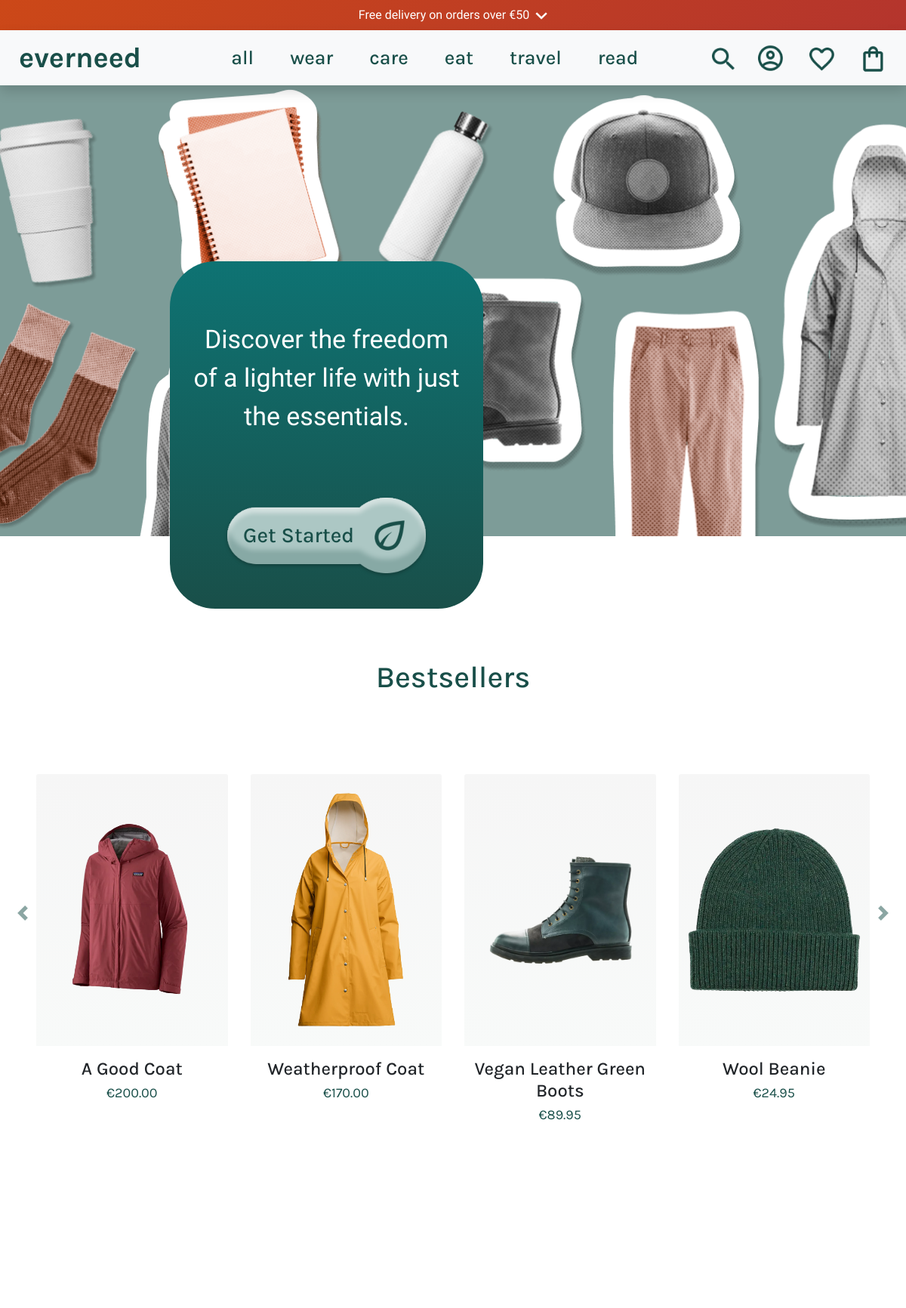
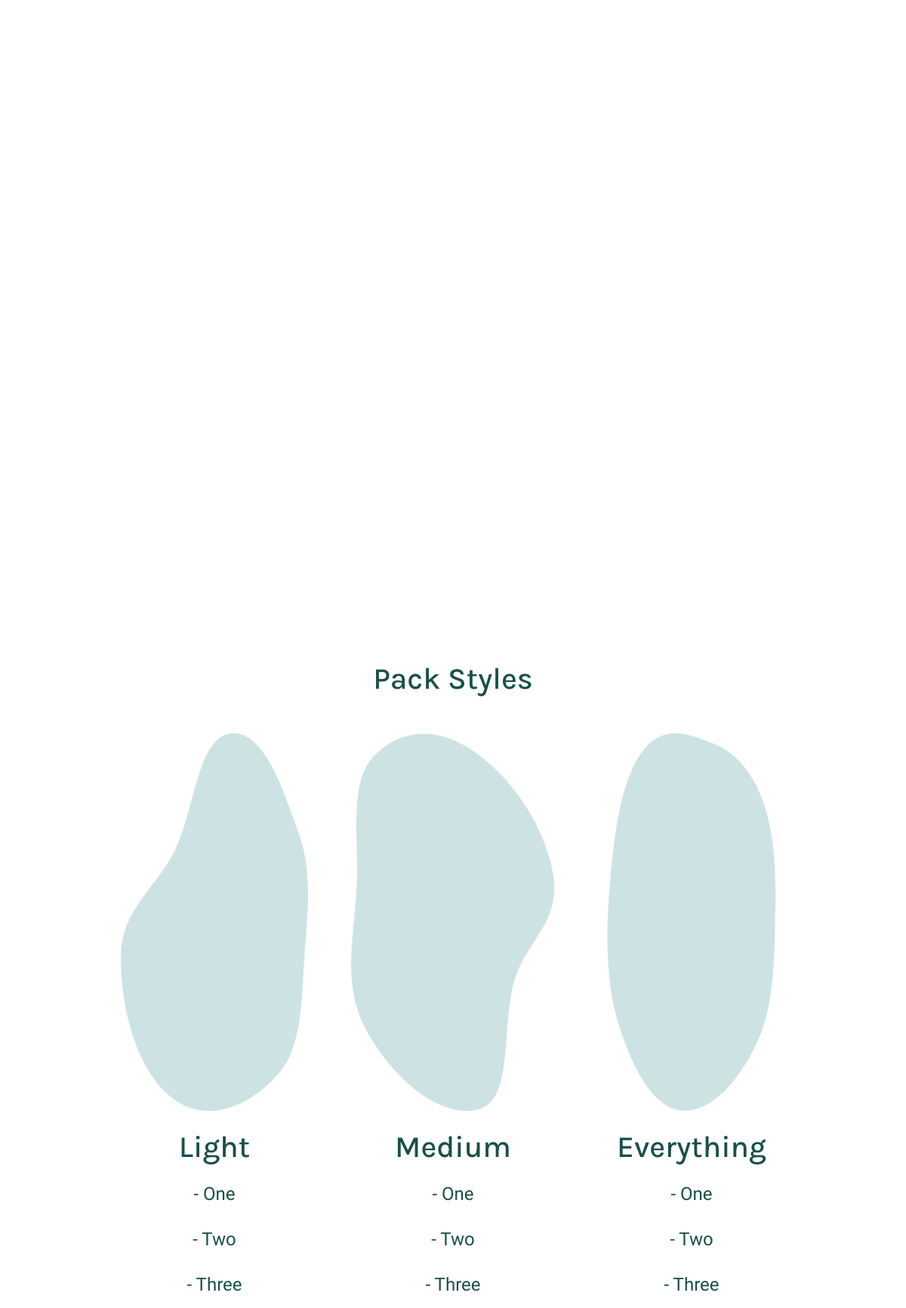
The page / (upper part) on the database its author committed (2 pictures, top to bottom).
### products/models.py (models this page shows, shortened)
class Product(models.Model):
    category = models.ForeignKey(
        'Category', null=True, blank=True, on_delete=models.SET_NULL)
    sku = models.CharField(
        max_length=254, null=True, blank=True)
    name = models.CharField(max_length=254)
    description = models.TextField(max_length=1024, default='')
    price = models.DecimalField(max_digits=6, decimal_places=2)
    sale_price = models.DecimalField(
        max_digits=6, decimal_places=2, null=True, blank=True)
    discount = models.DecimalField(
        max_digits=6, decimal_places=2, null=True, blank=True)
    has_sizes = models.BooleanField(default=False, null=True, blank=True)
    ml_sizes = models.BooleanField(default=False, null=True, blank=True)
    is_shoe = models.BooleanField(default=False, null=True, blank=True)
    carbon_fp = models.DecimalField(
        max_digits=6, decimal_places=2, blank=True, null=True)
    carbon_saved = models.DecimalField(
        max_digits=6, decimal_places=2, blank=True, null=True)
    rating = models.DecimalField(max_digits=6, decimal_places=2, null=True,
                                 blank=True)
    image_url = models.URLField(
        max_length=1024, null=True, blank=True)
    image = models.ImageField(null=True, blank=True)
    feature_product = models.BooleanField(default=False, blank=True)
    is_sale = models.BooleanField(default=False)

### home/views.py (the view)
# urls.py: path('', views.index, name='home'),
def index(request):
    feature_products = Product.objects.filter(feature_product=True)
    context = {
        'feature_products': feature_products,
    }
    return render(request, 'home/index.html', context)

### bag/contexts.py (called while the page is built, shortened)
def bag_contents(request):
    bag_items = []
    total = 0
    product_count = 0
    bag = request.session.get('bag', {})
    if total < settings.FREE_DELIVERY_THRESHOLD:
        delivery = total * Decimal(settings.STANDARD_DELIVERY_PERCENTAGE / 100)
        free_delivery_delta = settings.FREE_DELIVERY_THRESHOLD - total
    else:
        delivery = 0
        free_delivery_delta = 0
    grand_total = delivery + total
    total_item_count = sum(item.get('quantity', 0) for item in bag_items)
    context = {
        'bag_items': bag_items,
        'total': total,
        'total_item_count': total_item_count,
        'product_count': product_count,
        'delivery': delivery,
        'free_delivery_delta': free_delivery_delta,
        'free_delivery_threshold': settings.FREE_DELIVERY_THRESHOLD,
        'grand_total': grand_total,
    }
    return context

### home/templates/home/index.html (shortened to what this page needs)
{% extends 'base.html' %}
{% load static %}
{% block content %}
<div id="hero-image">
    <div class="container-fluid hero-banner w-100 mb-5">
        <img src="{% static 'images/dt_hero.png' %}" alt="main image of the items available in the store" class="hero-image p-0">
        <div class="text-left hero-text-panel">
            <p class="text-white text-center mt-5 hero-text">Discover the freedom of a lighter life with just the essentials.</p>
            <a href="{% url 'products' %}">
            <img src="{% static 'images/hero_button.png' %}" class="hero-button" alt="vector shape for hero button, pill shape with circle end">
            <p class="hero-btn-txt">Get Started</p>
            <img src="{% static 'icons/eco_leaf.png' %}" class="hero-btn-icon" alt="leaf icon for hero button, brings you to 'All Products' page">
            </a>
        </div>
    </div>
</div>
<section id="bestsellers">
    <div class="container-fluid text-center mb-5 best-sec">
      <h2 class="heading-text pt-5 best-heading">Bestsellers</h2>
    </div>
    <div id="productCarousel" class="carousel slide" data-ride="carousel">
        <div class="carousel-inner p-5">
            {% for product in feature_products %}
            {% if forloop.first or forloop.counter0|divisibleby:4 %}
            <div class="carousel-item {% if forloop.first %}active{% endif %}">
                <div class="row">
                    {% endif %}
                    <div class="col-md-3 my-2 text-center">
                        {% if product.image %}
                        <a href="{% url 'product_detail' product.id %}">
                            <img class="card-img-top img-fluid product-image" src="{{ product.image.url }}" alt="{{ product.name }}">
                        </a>
                        {% else %}
                        <a href="{% url 'product_detail' product.id %}">
                            <img class="card-img-top img-fluid product-image" src="{{ MEDIA_URL }}noimage.png" alt="{{ product.name }}">
                        </a>
                        {% endif %}
                        <h4 class="mt-3 mb-1">{{ product.name }}</h4>
                        <p class="m-1 feature_price">€{{ product.price }}</p>
                    </div>
                    {% if forloop.counter|divisibleby:4 or forloop.last %}
                </div>
            </div>
            {% endif %}
            {% endfor %}
        </div>
        <a class="carousel-control-prev" href="#productCarousel" role="button" data-slide="prev">
            <span class="carousel-control-prev-icon" aria-hidden="true"></span>
        </a>
        <a class="carousel-control-next" href="#productCarousel" role="button" data-slide="next">
            <span class="carousel-control-next-icon" aria-hidden="true"></span>
        </a>
    </div>
</section>
<section id="our_mission">
</section>
<section id="pack_styles">
    <div class="container-fluid text-center mb-5 pack-sec">
        <h2 class="heading-text my-5">Pack Styles</h2>
            <div class="row justify-content-center mt-2">
            <div class="col-md-3 col-sm-4 mx-2 mb-4">
                <img src="{% static 'images/light_vec.png' %}" class="img-fluid light-pack" alt="vector shape for illustration">
                <h3 class="text-center heading-text mt-4">Light</h3>
                <ul class="text-center list-group mt-2 mb-3">
                    <li class="list-group-item">- One</li>
                    <li class="list-group-item">- Two</li>
                    <li class="list-group-item">- Three</li>
                </ul>
            </div>
            <div class="col-md-3 col-sm-4 mx-2 mb-4">
                <img src="{% static 'images/medium_vec.png' %}" class="img-fluid medium-pack" alt="vector shape for illustration">
                <h3 class="text-center heading-text mt-4">Medium</h3>
                <ul class="text-center list-group mt-2 mb-3">
                    <li class="list-group-item">- One</li>
                    <li class="list-group-item">- Two</li>
                    <li class="list-group-item">- Three</li>
                </ul>
            </div>
            <div class="col-md-3 col-sm-4 mx-2 mb-4">
                <img src="{% static 'images/everything_vec.png' %}" class="img-fluid everything-pack" alt="vectore shape for illustration">
                <h3 class="text-center heading-text mt-4">Everything</h3>
                <ul class="text-center list-group mt-2 mb-3">
                    <li class="list-group-item">- One</li>
                    <li class="list-group-item">- Two</li>
                    <li class="list-group-item">- Three</li>
                </ul>
            </div>
            </div>
    </div>
</section>
{% endblock %}

### templates/base.html (shortened to what this page needs)
{% load static %}
<!doctype html>
<html lang="en">
<head>
    {% block corecss %}
    <link rel="stylesheet" href="https://cdn.jsdelivr.net/npm/bootstrap@4.6.2/dist/css/bootstrap.min.css"
>
    <link rel="stylesheet" href="{% static 'css/base.css' %}">
    {% endblock %}
</head>
<body>
    {% include 'includes/header.html' %}
    <main>
    {% block content %}
    {% endblock %}
    </main>
</body>
</html>

### templates/includes/header.html (shortened to what this page needs)
{% load static %}
<header class="container-fluid fixed-top p-0">
    {% include 'includes/delivery_banner.html' %}
    <nav class="navbar navbar-expand-lg navbar-light bg-light shadow">
        <div class="row">
            <div class="logo ml-lg-2 ml-xl-2">
                <a href="{% url 'home' %}" class="nav-link navbar-logo ml-3">
                everneed
                </a>
            </div>
        </div>
        <div class="collapse navbar-collapse" id="navbarTogglerDemo02">
            <ul class="navbar-nav w-auto mx-auto w-75">
                <li class="nav-item dropdown {% if request.resolver_match.url_name == 'products' and not request.GET.category %}active-nav-item{% endif %}">
                    <a class="nav-links mx-lg-4 mx-md-2 pb-2" href="{% url 'products' %}" id="all-products-link" data-toggle="dropdown"
                        aria-haspopup="true" aria-expanded="false">
                        all
                    </a>
                </li>
                <li class="nav-item dropdown {% if request.GET.category == 'wear' %}active-nav-item{% endif %}">
                    <a class="nav-links mx-lg-4 mx-md-2" href="{% url 'products' %}?category=wear" data-toggle="dropdown" aria-haspopup="true"
                        aria-expanded="false">
                        wear
                    </a>
                </li>
                <li class="nav-item dropdown {% if request.GET.category == 'care' %}active-nav-item{% endif %}">
                    <a class="nav-links mx-lg-4 mx-md-2" href="{% url 'products' %}?category=care" data-toggle="dropdown" aria-haspopup="true"
                        aria-expanded="false">
                        care
                    </a>
                </li>
                <li class="nav-item dropdown {% if request.GET.category == 'eat' %}active-nav-item{% endif %}">
                    <a class="nav-links mx-lg-4 mx-md-2" href="{% url 'products' %}?category=eat" data-toggle="dropdown" aria-haspopup="true"
                        aria-expanded="false">
                        eat
                    </a>
                </li>
                <li class="nav-item dropdown {% if request.GET.category == 'travel' %}active-nav-item{% endif %}">
                    <a class="nav-links mx-lg-4 mx-md-2" href="{% url 'products' %}?category=travel" data-toggle="dropdown" aria-haspopup="true"
                        aria-expanded="false">
                        travel
                    </a>
                </li>
                <li class="nav-item dropdown {% if request.resolver_match.url_name == 'article' %}active-nav-item{% endif %}">
                    <a class="nav-links mx-lg-4 mx-md-2" href="{% url 'article' %}" title="articles">
                        read
                    </a>
                </li>
            </ul>
            <ul class="nav-menu list-inline list-unstyled text-center text-lg-right my-0">
                <li class="list-inline-item">
                    <a class="nav-link" href="#" data-toggle="modal" data-target="#searchModal" title="Search">
                            <div class="text-center mx-2">
                                <img src="{% static 'icons/search.png' %}" class="nav-search" alt="search">
                            </div>
                    </a>
                </li>
                <li class="list-inline-item dropdown">
                    <a class="nav-link nav-links" href="{% url 'profile' %}" id="user-options" data-toggle="dropdown" aria-haspopup="true"
                        aria-expanded="false" title="Profile">
                        <div class="text-center mx-2">
                            <img src="{% if request.user.is_authenticated %}{% static 'icons/logged_in.png' %}{% else %}{% static 'icons/account_circle.png' %}{% endif %}" class="nav-image nav-profile" alt="profile">
                        </div>
                    </a>
                </li>
                <li class="list-inline-item">
                    <a class="" href="{% url 'wishlist' %}" title="Wishlist">
                        <div class="text-center mx-2">
                            <img src="{% static 'icons/wishlist.png' %}" class="nav-image" alt="wishlist">
                        </div>
                    </a>
                </li>
                <li class="list-inline-item">
                    <a class="" href="{% url 'bag' %}" title="Bag">
                        <div class="text-center mx-2 d-none d-sm-block d-md-none d-lg-block d-xl-block">
                            {% if total_item_count == 0 %}
                            <img src="{% static 'icons/bag.png' %}" class="nav-image" alt="shopping bag">
                            {% else %}
                            <img src="{% static 'icons/bag_number_item.png' %}" class="nav-image" alt="shopping bag">
                            <span class="bag-quantity">{{ total_item_count }}</span>
                            {% endif %}
                        </div>
                    </a>
                </li>
            </ul>
        </div>
    </nav>
</header>

### templates/includes/delivery_banner.html
{% load static %}
<div class="text-center w-100 p-2 text-white delivery_dropdown">
    <span class="delivery_ban">Free delivery on orders over €{{ free_delivery_threshold }}&nbsp;&nbsp;<img src="{% static 'icons/dropdown_white.png' %}" class="dropdown_white_arrow" alt="dropdown arrow for delivery information overlay"></span>
</div>

### templates/includes/footer.html (shortened to what this page needs)
{% load static %}

### static/css/base.css (style rules this page uses)
:root { --title: 'Karla', sans-serif; --main-font: 'Inconsolata', monospace; --forest: #194f49; --yellow: #ffc824; --bluegreen: #0e7373; --purple: #8E164E; --gold: #CC4818; --white: #fff; --black: #0d0d0d; }
html { scroll-behavior: smooth; }
body { display: flex; flex-direction: column; overflow: auto; font-family: var(--title); }
h1, h2, h3, h4, h5, h6, header { font-family: var(--title); }
a, a span { color: var(--forest); text-decoration: none !important; }
strong, p, .icon-green { color: var(--forest); }
ul li { list-style-type: none; }
main { flex: 1 0 auto; background-color: var(--white); margin-top: 110px; overflow: hidden; }
header { height: 110px; margin-bottom: 20px; }
.delivery_dropdown { background: linear-gradient(-45deg, #0e7373, #194f49, #8E164E, #CC4818); background-size: 400vw 400vw; animation: gradient 9s ease infinite alternate; }
.delivery_ban { font-family: var(--main-font); }
.dropdown_white_arrow { height: 10px; width: 16px; }
.navbar-logo { color: var(--forest); font-size: 38px; font-weight: bold; margin-right: 45px; }
.nav-image { height: 40px; width: 40px; transition: transform 0.3s ease; position: relative; }
.nav-search { height: 30px; width: 30px; vertical-align: middle; transition: transform 0.3s ease; }
.nav-link { padding: 0; }
.nav-item { transition: transform 0.3s ease; transform-origin: center; }
.nav-links { color: var(--forest); font-size: 26px; font-weight: 500; text-decoration: none !important; }
.nav-profile { margin-bottom: 4px; }
#user-options { padding: 0; }
ul.nav-menu { margin: 0; padding: 0; }
ul.nav-menu li { display: inline-block; height: 40px; line-height: 40px; vertical-align: middle; }
.hero-banner { background-color: #194f4990; height: 600px; position: relative; padding: 0px; }
.hero-text-panel { background: linear-gradient(to bottom, #0e7373, #194f49); height: 460px; width: 415px; border-radius: 60px; position: absolute; left: 225px; top: 236px; }
.hero-text { font-size: 34px; padding: 30px; font-family: var(--main-font); }
.hero-image { height: 600px; overflow: hidden; position: relative; width: 100vw; object-fit: cover; }
.hero-button { z-index: 1; position: absolute; left: 76px; top: 313px; filter: drop-shadow(0px 2px 2px rgba(0, 0, 0, 0.25)); width: 263px; height: 100px; }
.hero-btn-txt { z-index: 2; font-size: 28px; position: absolute; top: 342px; left: 97px; color: var(--forest); font-weight: 500; }
.hero-btn-icon { z-index: 2; position: absolute; top: 343px; left: 271px; height: 40px; }
.heading-text { color: var(--forest); font-size: 40px; }
.best-heading { margin-top: 115px; }
.feature_price { font-size: 18px; }
.carousel-control-prev, .carousel-control-next { border: none; background-color: #fff0; color: var(--forest); width: 5%; bottom: 100px; }
.carousel-control-prev-icon { background-size: 30px 30px; }
.carousel-control-next-icon { background-size: 30px 30px; }
.pack-sec { color: #fff; }
.light-pack, .medium-pack, .everything-pack { height: 500px; }
.list-group, .list-group-item { border : none; }
.list-group-item { color: var(--forest); font-size: 24px; font-family: var(--main-font); }
.product-image { width: 100%; height: 360px; object-fit: contain; background: linear-gradient(to bottom, #f6f6f6, #f8faf9); }

### rows shown on the page
Product: image (picture), name "A Good Coat", price "200.00"
Product: image (picture), name "Weatherproof Coat", price "170.00"
Product: image (picture), name "Vegan Leather Green Boots", price "89.95"
Product: image (picture), name "Wool Beanie", price "24.95"

### other values the page prints
{{ free_delivery_threshold }} "50"
